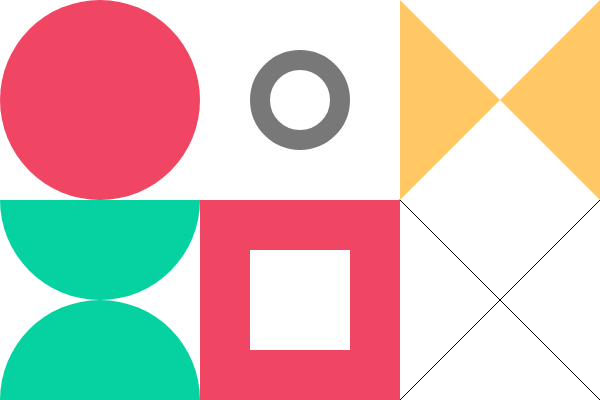
Frame 1 (no input)
Frame 60 (no input): identical to frame 1, image omitted
Frame 120 (the mouse pressed at the canvas centre since frame 60): identical to frame 1, image omitted

The p5.js sketch that drew this single still picture (run headless with seeded random() and noise() and a simulated clock; from frame 60 on, the mouse is pressed at the canvas centre):

// p5.js sketch
// ── sketch.js
function setup() {
  createCanvas(600, 400);
}

function draw() {
  background(255);

  //첫 번째 도형(빨간 타원)
  fill(240, 70, 100);
  noStroke();
  ellipse(100, 100, 200);

  //두 번째 도형(회색 타원)
  noFill();
  stroke(120);
  strokeWeight(20);
  ellipse(300, 100, 80);

  //세 번째 도형(삼각형)
  noStroke();
  fill(255, 200, 100);
  triangle(400, 0, 500, 100, 400, 200);
  //삼각형은 첫 번째 포인트의 x,y좌표, 두 번째 포인트의 x,y좌표,
  //세 번째 포인트의 x,y좌표로 이루어져 있다.
  triangle(600, 0, 500, 100, 600, 200);

  //네 번째 도형(x라인)
  noFill();
  stroke(0);
  strokeWeight(1);
  line(600, 200, 400, 400);
  line(400, 200, 600, 400);

  // line(600, 0, 800, 200);
  // line(800, 0, 600, 200);

  //다섯 번째 도형(사각형)
  fill(240, 70, 100);
  noStroke();
  rect(200, 200, 200);
  fill(255);
  rect(250, 250, 100);

  //여섯 번째 도형(반원)
  fill(5, 210, 160);
  noStroke();
  arc(100, 200, 200, 200, 0, PI);
  arc(100, 400, 200, 200, PI, PI * 2);
}
